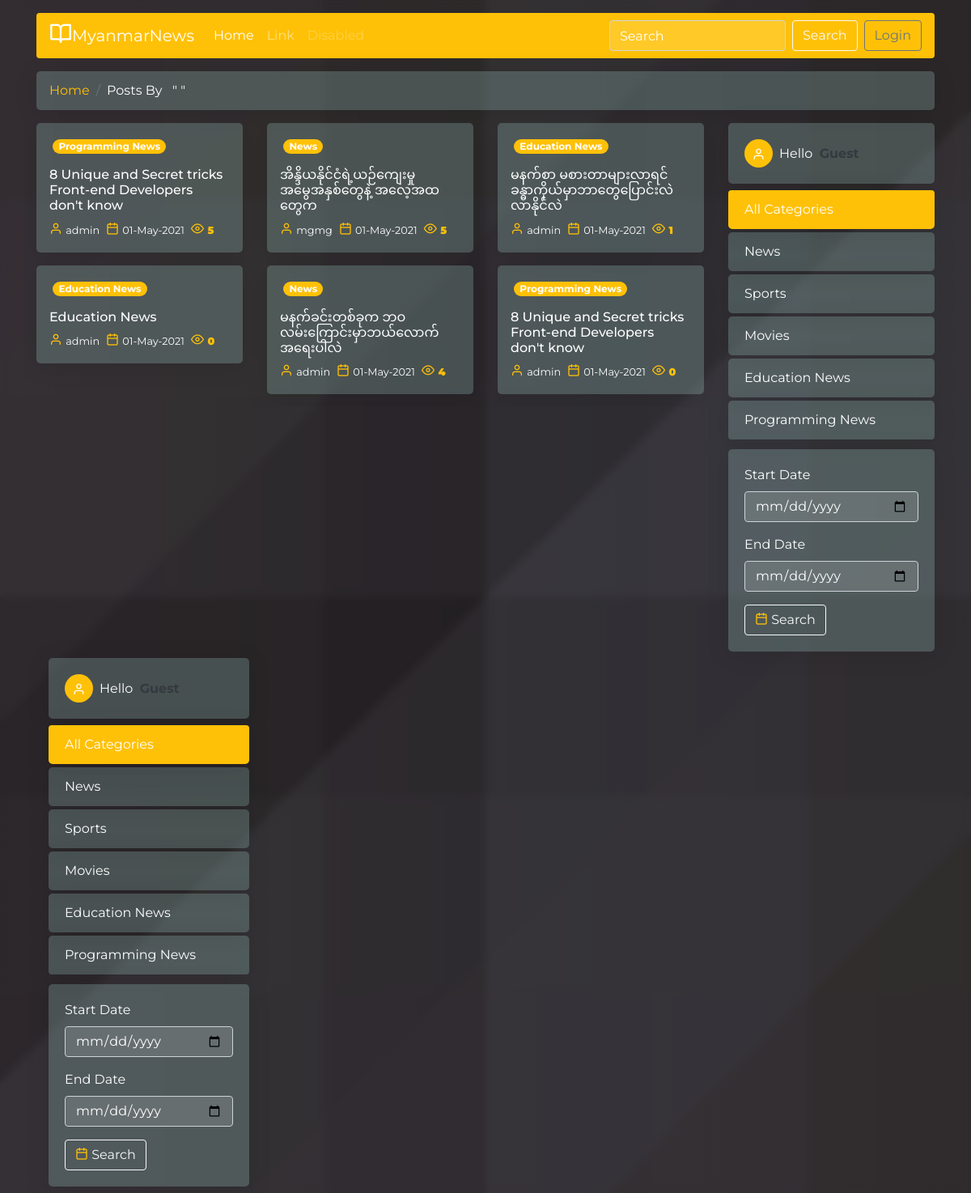
Screenshot of /search.php with the database file from the repository.
### tables this page shows
CREATE TABLE `posts` (
  `id` int(11) NOT NULL,
  `title` varchar(255) NOT NULL,
  `description` text NOT NULL,
  `user_id` int(11) NOT NULL,
  `category_id` int(11) NOT NULL,
  `is_publish` enum('0','1') NOT NULL DEFAULT '0',
  `ordering` int(11) DEFAULT NULL,
  `created_at` timestamp NOT NULL DEFAULT current_timestamp()
);

CREATE TABLE `categories` (
  `id` int(11) NOT NULL,
  `title` varchar(255) NOT NULL,
  `user_id` int(11) NOT NULL,
  `ordering` int(11) DEFAULT NULL,
  `created_at` timestamp NOT NULL DEFAULT current_timestamp()
);

CREATE TABLE `users` (
  `id` int(11) NOT NULL,
  `name` varchar(50) NOT NULL,
  `email` varchar(50) NOT NULL,
  `password` varchar(255) NOT NULL,
  `role` enum('0','1','2') NOT NULL DEFAULT '2',
  `photo` varchar(255) NOT NULL DEFAULT 'default.png',
  `money` bigint(20) NOT NULL DEFAULT 0,
  `created_at` timestamp NOT NULL DEFAULT current_timestamp()
);

### base.php (called while the page is built, shortened)
<?php
function conn() {
    return mysqli_connect("localhost","root","","blogs");
}

### function.php (called while the page is built, shortened)
<?php
require_once "base.php";
function showDate($str) {
    return date("d-M-Y",strtotime($str));
}
function category($id){
    $sql = "SELECT * FROM categories WHERE id = $id";
    $query = mysqli_query(conn(),$sql);
    $row = mysqli_fetch_object($query);
    return $row;
}
function userId($id) {
    $sql = "SELECT * FROM users WHERE id = '$id'";
    $query = mysqli_query(conn(),$sql);
    $row = mysqli_fetch_object($query);
    return $row;
}
function fSearch($searchKey) {
    $sql = "SELECT * FROM posts WHERE title LIKE '%$searchKey%' ORDER BY id DESC";
    $query = mysqli_query(conn(),$sql);
    $rows = [];
    while ($row = mysqli_fetch_object($query)){
        array_push($rows,$row);
    }
    return $rows;
}
function fcategories(){
    $sql = "SELECT * FROM categories";
    $query = mysqli_query(conn(),$sql);
    $rows = [];
    while ($row = mysqli_fetch_object($query)){
        array_push($rows,$row);
    }
    return $rows;
}
function viewer($postId){
    $sql = "SELECT * FROM viewers WHERE post_id = $postId";
    $query = mysqli_query(conn(),$sql);
    $rows = [];
    while ($row = mysqli_fetch_object($query)){
        array_push($rows,$row);
    }
    return $rows;
}

### search.php (the view, shortened to what this page needs)
<?php
include_once "front_panel/head.php";
$key = $_POST['key'];
?>
<nav aria-label="breadcrumb">
    <ol class="breadcrumb card-bg">
        <li class="breadcrumb-item"><a href="<?php $url; ?>/index.php">Home</a></li>
        <li class="breadcrumb-item text-white active" aria-current="page">Posts By &nbsp; " <?php echo $key; ?> "</li>
    </ol>
</nav>
<div class="row">
    <div class="col-9">
        <div class="row list-wrapper">
            <?php foreach (fSearch($key) as $row) { ?>
                <div class="col-4 list-item">
                    <div class=" card-bg card-hover mb-3">
                        <div class="p-3" >
                            <a class="h-25" href="fdetail.php?id=<?php echo $row->id; ?>">
                            </a>
                            <a href="fpost_by_category.php?cat_id=<?php echo $row->category_id; ?>">
                                <p class="text-white font-weight-bold badge badge-pill badge-warning"><?php echo category($row->category_id)->title; ?></p>
                            </a>
                            <a class="text-decoration-none" href="fdetail.php?id=<?php echo $row->id; ?>">
                                <h6 class="mb-2 text-white"><?php echo $row->title; ?></h6>
                            </a>
                            <div class="d-flex align-items-end">
                                <div class="">
                                    <i class="feather-user text-warning"></i>
                                    <small class="mb-0 text-white"><?php echo userId($row->user_id)->name; ?></small>
                                </div>
                                <div class="mx-2">
                                    <i class="feather-calendar text-warning"></i>
                                    <small class="text-white"><?php echo showDate($row->created_at); ?></small>
                                </div>
                                <div class="text-warning font-weight-bolder">
                                    <i class="feather-eye"></i>
                                    <small class="font-weight-bolder"><?php echo count(viewer($row->id)); ?></small>
                                </div>
                            </div>
                        </div>
                    </div>
                </div>
            <?php } ?>
        </div>
    </div>
    <div class="col-3">
        <div class="card mb-2 card-bg">
            <div class="card-body">
                <?php if (isset($_SESSION['userName'])) { ?>
                    <div class="d-flex align-items-center">
                        <p class="mr-2 d-inline-block d-flex justify-content-center align-items-center rounded-circle bg-warning" style="margin-bottom: 0px; width: 35px; height: 35px;">
                            <i class="d-inline-block text-dark feather-user"></i>
                        </p>
                        Hello &nbsp; <p class="d-inline-block mb-0 text-white font-weight-bolder text-capitalize"><?php echo $_SESSION['userName'] ?></p>
                    </div>
                <?php } else { ?>
                    <div class="d-flex align-items-center">
                        <p class="mr-2 d-inline-block d-flex justify-content-center align-items-center rounded-circle bg-warning" style="margin-bottom: 0px; width: 35px; height: 35px;">
                            <i class="d-inline-block text-white feather-user"></i>
                        </p>
                        Hello &nbsp; <p class="text-dark font-weight-bolder text-capitalize d-inline-block mb-0">Guest</p>
                    </div>
                <?php } ?>
            </div>
        </div>
        <div class="list-group rounded">
            <a href="index.php" class="card-bg text-white mb-1 list-group-item list-group-item-action active" aria-current="true">
                All Categories
            </a>
            <?php foreach (fcategories() as $c) { ?>
                <a href="fpost_by_category.php?cat_id=<?php echo $c->id; ?>" class="card-bg text-white mb-1 list-group-item list-group-item-action" aria-current="true">
                    <?php echo $c->title; ?>
                </a>
            <?php } ?>
        </div>
        <div class="my-2 card card-bg">
            <div class="card-body">
                <form action="fpost_by_date.php" method="post">
                    <div class="form-group">
                        <label for="" class="text-white">Start Date</label>
                        <input name="start" class="form-control" type="date">
                    </div>
                    <div class="form-group">
                        <label for="" class="text-white">End Date</label>
                        <input name="end" class="form-control" type="date">
                    </div>
                    <Button class="btn btn-outline-light" name="search">
                        <i class="text-warning feather-calendar"></i>
                        Search
                    </Button>
                </form>
            </div>
        </div>
    </div>
    </div>
    <div class="col-3">
        <div class="card mb-2 card-bg">
            <div class="card-body">
                <?php if (isset($_SESSION['userName'])) { ?>
                    <div class="d-flex align-items-center">
                        <p class="mr-2 d-inline-block d-flex justify-content-center align-items-center rounded-circle bg-warning" style="margin-bottom: 0px; width: 35px; height: 35px;">
                            <i class="d-inline-block text-dark feather-user"></i>
                        </p>
                        Hello &nbsp; <p class="d-inline-block mb-0 text-white font-weight-bolder text-capitalize"><?php echo $_SESSION['userName'] ?></p>
                    </div>
                <?php } else { ?>
                    <div class="d-flex align-items-center">
                        <p class="mr-2 d-inline-block d-flex justify-content-center align-items-center rounded-circle bg-warning" style="margin-bottom: 0px; width: 35px; height: 35px;">
                            <i class="d-inline-block text-white feather-user"></i>
                        </p>
                        Hello &nbsp; <p class="text-dark font-weight-bolder text-capitalize d-inline-block mb-0">Guest</p>
                    </div>
                <?php } ?>
            </div>
        </div>
        <div class="list-group rounded">
            <a href="index.php" class="card-bg text-white mb-1 list-group-item list-group-item-action active" aria-current="true">
                All Categories
            </a>
            <?php foreach (fcategories() as $c) { ?>
                <a href="fpost_by_category.php?cat_id=<?php echo $c->id; ?>" class="card-bg text-white mb-1 list-group-item list-group-item-action" aria-current="true">
                    <?php echo $c->title; ?>
                </a>
            <?php } ?>
        </div>
        <div class="my-2 card card-bg">
            <div class="card-body">
                <form action="fpost_by_date.php" method="post">
                    <div class="form-group">
                        <label for="" class="text-white">Start Date</label>
                        <input name="start" class="form-control" type="date">
                    </div>
                    <div class="form-group">
                        <label for="" class="text-white">End Date</label>
                        <input name="end" class="form-control" type="date">
                    </div>
                    <Button class="btn btn-outline-light" name="search">
                        <i class="text-warning feather-calendar"></i>
                        Search
                    </Button>
                </form>
            </div>
        </div>
    </div>
</div>
<?php include_once "front_panel/foot.php"; ?>

### css/style.css (style rules this page uses)
body { background-image: linear-gradient(135deg, rgba(39,41,53, 0.2) 0%, rgba(39,41,53, 0.2) 16.667%,rgba(41,47,47, 0.2) 16.667%, rgba(41,47,47, 0.2) 33.334%,rgba(23,23,29, 0.2) 33.334%, rgba(23,23,29, 0.2) 50.001%,rgba(66,69,82, 0.2) 50.001%, rgba(66,69,82, 0.2) 66.668%,rgba(74,72,86, 0.2) 66.668%, rgba(74,72,86, 0.2) 83.335%,rgba(66,57,57, 0.2) 83.335%, rgba(66,57,57, 0.2) 100.002%),linear-gradient(90deg, rgba(39,41,53, 0.2) 0%, rgba(39,41,53, 0.2) 16.667%,rgba(41,47,47, 0.2) 16.667%, rgba(41,47,47, 0.2) 33.334%,rgba(23,23,29, 0.2) 33.334%, rgba(23,23,29, 0.2) 50.001%,rgba(66,69,82, 0.2) 50.001%, rgba(66,69,82, 0.2) 66.668%,rgba(74,72,86, 0.2) 66.668%, rgba(74,72,86, 0.2) 83.335%,rgba(66,57,57, 0.2) 83.335%, rgba(66,57,57, 0.2) 100.002%),linear-gradient(0deg, rgba(39,41,53, 0.2) 0%, rgba(39,41,53, 0.2) 16.667%,rgba(41,47,47, 0.2) 16.667%, rgba(41,47,47, 0.2) 33.334%,rgba(23,23,29, 0.2) 33.334%, rgba(23,23,29, 0.2) 50.001%,rgba(66,69,82, 0.2) 50.001%, rgba(66,69,82, 0.2) 66.668%,rgba(74,72,86, 0.2) 66.668%, rgba(74,72,86, 0.2) 83.335%,rgba(66,57,57, 0.2) 83.335%, rgba(66,57,57, 0.2) 100.002%),linear-gradient(90deg, rgb(56,44,44),rgb(37,35,35)); box-shadow: 0 4px 30px rgba(0, 0, 0, 0.1); backdrop-filter: blur(5px); }
.list-wrapper { overflow: hidden; }
.card-bg { border-radius: 5px; background: #c3fcf233; box-shadow: 0 4px 30px rgba(0, 0, 0, 0.1); backdrop-filter: blur(5px); -webkit-backdrop-filter: blur(5px); border: 0px solid rgba(255, 255, 255, 0.3); }
.form-control { background-color: rgba(255, 255, 255, 0.13) !important; }
::placeholder { color: #fff !important; }
input[type=date] { color: white; }
.list-group-item-action { transition: 0.5s ease; }
.card { border:none; }
.card-hover { transition: transform 0.5s ease; }

### rows the page displays
posts: category.title "Programming News", title "8 Unique and Secret tricks Front-end Developers don't know", user.name "admin", created_at "01-May-2021", count(viewer($row->id)) "5"
posts: category.title "News", title "အိန္ဒိယနိုင်ငံရဲ့ယဉ်ကျေးမှုအမွေအနှစ်တွေနဲ့ အလေ့အထတွေက", user.name "mgmg", created_at "01-May-2021", count(viewer($row->id)) "5"
posts: category.title "Education News", title "မနက်စာ မစားတာများလာရင်ခန္ဓာကိုယ်မှာဘာတွေပြောင်းလဲလာနိုင်လဲ", user.name "admin", created_at "01-May-2021", count(viewer($row->id)) "1"
posts: category.title "Education News", title "Education News", user.name "admin", created_at "01-May-2021", count(viewer($row->id)) "0"
posts: category.title "News", title "မနက်ခင်းတစ်ခုက ဘဝလမ်းကြောင်းမှာဘယ်လောက်အရေးပါလဲ", user.name "admin", created_at "01-May-2021", count(viewer($row->id)) "4"
posts: category.title "Programming News", title "8 Unique and Secret tricks Front-end Developers don't know", user.name "admin", created_at "01-May-2021", count(viewer($row->id)) "0"
categories: title "News"
categories: title "Sports"
categories: title "Movies"
categories: title "Education News"
categories: title "Programming News"
